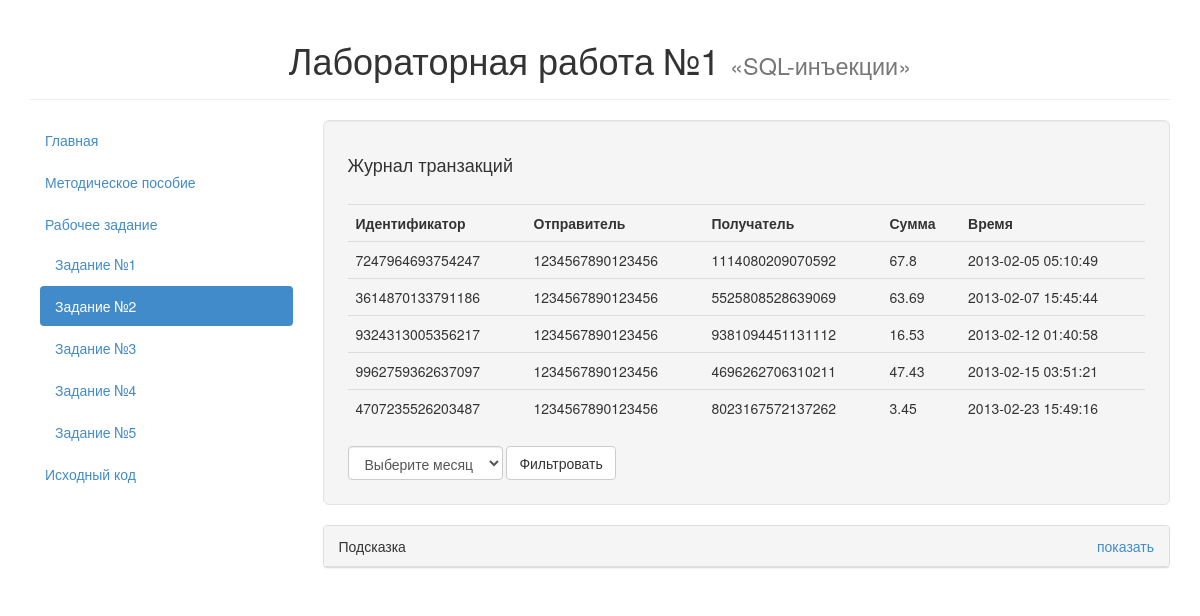
Before: /cases/2/index.php with the older database file.
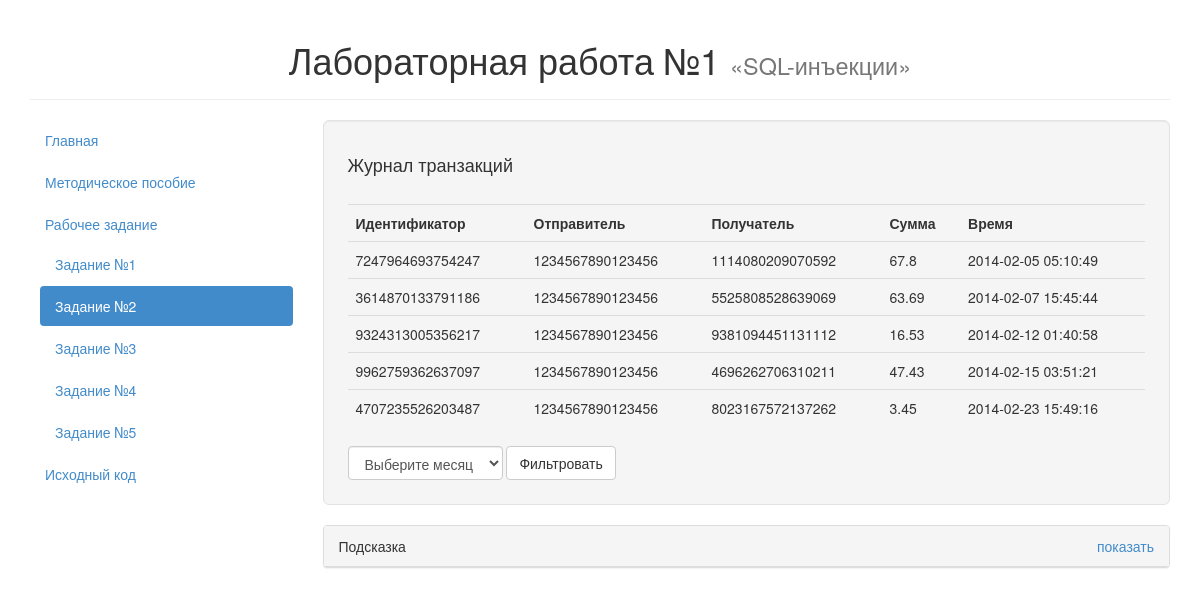
After: the same page with the newer database file.
### tables this page shows
CREATE TABLE `transactions` (
    `id` BIGINT PRIMARY KEY,
    `sender` BIGINT,
    `recipient` BIGINT,
    `amount` REAL,
    `time` TIMESTAMP
);

### cases/2/index.php (the view, shortened to what this page needs)
<!DOCTYPE html>
<html lang="ru">
	<head>
		<link href="../../css/bootstrap.min.css" rel="stylesheet">
	</head>
	<body>
		<div class="container">
			<div class="page-header">
				<h1 class="text-center">Лабораторная работа №1 <small>&laquo;SQL-инъекции&raquo;</small></h1>
			</div>
			<div class="row">
				<div class="col-md-3">
					<ul class="nav nav-pills nav-stacked">
						<li><a href="../../">Главная</a></li>
						<li><a href="../../documentation.html">Методическое пособие</a></li>
						<li>
							<a href="#">Рабочее задание</a>
							<ul class="nav nav-pills nav-stacked nav-inner">
								<li><a href="../1/">Задание №1</a></li>
								<li class="active"><a href=".">Задание №2</a></li>
								<li><a href="../3/">Задание №3</a></li>
								<li><a href="../4/">Задание №4</a></li>
								<li><a href="../5/">Задание №5</a></li>
							</ul>
						</li>
						<li><a href="https://github.com/toogle/sql-lab" target="_blank">Исходный код</a></li>
					</ul>
				</div>
				<div class="col-md-9">
					<div class="well well-lg">
						<h4>Журнал транзакций</h4>
						<table class="table">
							<tr>
								<th>Идентификатор</td>
								<th>Отправитель</td>
								<th>Получатель</td>
								<th>Сумма</td>
								<th>Время</td>
							</tr>
							<?php
							$conn = @mysqli_connect('localhost', 'sql-lab', 'sql-lab', 'sql-lab');
							mysqli_query($conn, "SET NAMES utf8");
							mysqli_query($conn, "SET CHARACTER SET utf8");
							mysqli_set_charset($conn, 'utf8');
							$month = isset($_GET['month']) ? $_GET['month'] : date('n');
							$limit = isset($_GET['limit']) ? $_GET['limit'] : 20;
							$sql  = "SELECT id, sender, recipient, amount, time";
							$sql .= "  FROM transactions";
							$sql .= "  WHERE sender = 1234567890123456";
							$sql .= "    AND EXTRACT(MONTH FROM time) = ${month}";
							$sql .= "  ORDER BY time ASC";
							$sql .= "  LIMIT ${limit}";
							$res = mysqli_query($conn, $sql);
							if ($res) {
								if (mysqli_num_rows($res) > 0) {
									while ($row = mysqli_fetch_assoc($res)) {
										$html  = "<tr>";
										$html .= "  <td>${row['id']}</td>";
										$html .= "  <td>${row['sender']}</td>";
										$html .= "  <td>${row['recipient']}</td>";
										$html .= "  <td>${row['amount']}</td>";
										$html .= "  <td>${row['time']}</td>";
										$html .= "</tr>";
										echo $html;
									}
								} else {
									$html  = "<tr>";
									$html .= "  <td colspan=\"5\">Ничего не найдено.</td>";
									$html .= "</tr>";
									echo $html;
								}
							}
							?>
						</table>
						<form class="form-inline" method="GET">
							<div class="form-group">
								<select class="form-control" id="month-select" name="month">
									<option value="<?php echo date('n'); ?>">Выберите месяц</option>
								</select>
							</div>
							<button type="submit" class="btn btn-default">Фильтровать</button>
						</form>
					</div>
					<div class="panel panel-default">
						<div class="panel-heading">
							Подсказка
							<a href="#" class="pull-right" data-toggle="collapse" data-target="#hint">показать</a>
						</div>
					</div>
				</div>
			</div>
		</div>
	</body>
</html>

### cases/2/index.php (style rules this page uses)
h4 { margin-bottom: 30px; }
.nav-inner { margin-left: 10px; }

Changed rows visible on the page:
changed transactions id 7247964693754247: time "2013-02-05 05:10:49" → "2014-02-05 05:10:49"
changed transactions id 3614870133791186: time "2013-02-07 15:45:44" → "2014-02-07 15:45:44"
changed transactions id 9324313005356217: time "2013-02-12 01:40:58" → "2014-02-12 01:40:58"
changed transactions id 9962759362637097: time "2013-02-15 03:51:21" → "2014-02-15 03:51:21"
changed transactions id 4707235526203487: time "2013-02-23 15:49:16" → "2014-02-23 15:49:16"
